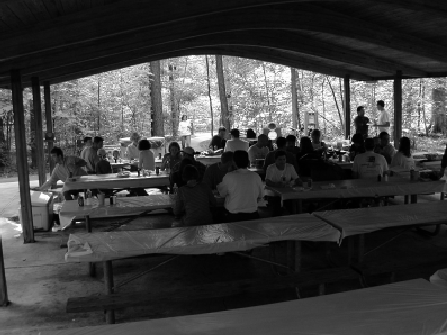
//> input picture Parcial 1/Tema 3 - Operaciones en el dominio frecuencial/tp5e4/reunion.png, 447 x 335 px
$ ./main   (built with g++ and OpenCV 4)
//> lines starting //> are read from the running program, lines starting //| are printed output that depends on the picture
### parcial_practica/pdi_functions.h
/*
 * PDI_functions
 */
#ifndef PDI_FUNCTIONS_H
#define PDI_FUNCTIONS_H
#include <iostream>
#include <opencv2/opencv.hpp>
#include <vector>

/**Funciones auxiliares C++
 */
namespace pdi{
	typedef unsigned char byte;

	/**Modifica la matriz para que todos los valores queden dentro del rango,
	los valores fuera del rango se setean al extremo más cercano.
	*/
	void clamp(cv::Mat& mat, double lowerBound, double upperBound);

	/**Imprime información de tipo y tamaño.
	 */
	void info(const cv::Mat &m, std::ostream &out = std::cout);

	/**Imprime valores estadísticos: mínimo, máximo, media, desvío.
	BUG: max, min, funcionan sólo con imágenes de un canal.
	*/
	void stats(const cv::Mat &m, std::ostream &out = std::cout);

	/**Muestra en pantalla la matriz
	 */
	void print(const cv::Mat &image, std::ostream &out = std::cout);

	/**Realiza el intercambio al copiar elemento a elemento
	Deben ser matrices de igual tamaño
	*/
	void swap_copy(cv::Mat &a, cv::Mat &b);

	/**Desplaza la imagen de modo que el la componente f0 ocupe el píxel central
	Usado para visualizar la transformada de Fourier.
	*/
	cv::Mat fft_shift(const cv::Mat &image);
	/**Función inversa a fft_shift, equivalente a ésta si la dimensión es par
	 * Utilizado en la creación de filtros
	 */
	cv::Mat ifft_shift(const cv::Mat &image);

	/**Igual que fft_shift
	*/
	void centre(cv::Mat &imagen);

	/** Histograma uniforme de una imagen de un canal de 8bits.
	\param mask permite seleccionar una región a procesar
	 */
	cv::Mat histogram(const cv::Mat &image, int levels, const cv::Mat &mask=cv::Mat());

	/**Dibuja un gráfico de líneas en el canvas.
	 * \param data vector con los valores a graficar,
	 * rango [0,1] para flotantes o [0,MAX] para enteros, que se mapean del borde inferior al superior.
	 * \param color, color de las líneas
	 */
	cv::Mat draw_graph(
		const cv::Mat &data,
		cv::Scalar color = cv::Scalar::all(255)
	);

	/**Wrapper para poder dibujar datos en un std::vector
	 */
	template<class T>
	cv::Mat draw_graph(
		const std::vector<T> &data,
		cv::Scalar color = cv::Scalar::all(255)
	);

	/**Devuelve un gráfico de líneas comparativo.
	 */
	cv::Mat draw_graph(
		const std::vector<cv::Mat> &data,
		const std::vector<cv::Scalar> colour
	);


	/**Copia la imagen a una cuyas dimensiones hacen eficiente la fft
	 */
	cv::Mat optimum_size(const cv::Mat &image);

	/**Devuelve la magnitud logarítmica del espectro, centrada.
	Úsese para visualización.
	\param image debe ser de 32F
	*/
	cv::Mat spectrum(const cv::Mat &image);

	/**Devuelve la convolución.
	Kernel centrado, borde constante.
	*/
	cv::Mat convolve(const cv::Mat &image, const cv::Mat &kernel);


	/**Concatena las imágenes.
	 * Los tamaños deberían concordar.
	 */
	cv::Mat mosaic( const cv::Mat &a, const cv::Mat &b, bool vertical=true );

	/**Concatena las imágenes en el vector
	 * Los tamaños deberían concordar.
	 \param r: número de filas
	 */
	cv::Mat mosaic( const std::vector<cv::Mat> &images, size_t r=1);

	/**Devuelve los mapeos para rgb.
	 * Las matrices son de tipo 8U
	 */
	std::vector<cv::Mat> load_colormap(const char *filename);

	/**Rota la imagen en sentido antihorario
	\param angle en grados
	*/
	cv::Mat rotate(cv::Mat image, double angle);

	/**Realiza el filtrado en frecuencia
	\param image matriz 32F, un canal.
	\param filtro de magnitud, descentrado.
	*/
	cv::Mat filter(cv::Mat image, cv::Mat filtro);


	/**Devuelve una imagen descentrada de la magnitud de un filtro ideal
	\param corte frecuencia de corte relativa. 0.5 corresponde un círculo inscripto
	 */
	cv::Mat filter_ideal(size_t rows, size_t cols, double corte);

	/**Devuelve una imagen descentrada de la magnitud de un filtro butterworth
	 */
	cv::Mat filter_butterworth(size_t rows, size_t cols, double corte, size_t order);

	/**Devuelve una imagen descentrada de la magnitud de un filtro gaussiano
	 */
	cv::Mat filter_gaussian(size_t rows, size_t cols, double corte);


	/**Devuelve una matriz compleja dada su magnitud y fase
	 */
	cv::Mat polar_combine(const cv::Mat &magnitud, const cv::Mat &phase);

	/**Dada una matriz compleja, devuelve su magnitud
	 */
	cv::Mat magnitude(const cv::Mat &image);

	/**Dada una matriz compleja, devuelve su fase
	 */
	cv::Mat phase(const cv::Mat &image);

	/**Devuelve un filtro de desenfoque dadas las velocidades de desplazamiento horizontal y vertical
	 */
	cv::Mat motion_blur(cv::Size size, double a, double b);
}


//Implementation
#include <fstream>
#include <limits>
namespace pdi{
	inline void clamp(cv::Mat& mat, double lowerBound, double upperBound){
		cv::min(cv::max(mat, lowerBound), upperBound, mat);
	}

	// [29 lines left out: functions info, stats, not called in this run]

	inline void print(const cv::Mat &image, std::ostream &out){
		out << image;
	}

	// [94 lines left out: functions swap_copy, fft_shift, ifft_shift, histogram, not called in this run]

	namespace{
		/**Dibuja un gráfico de líneas en el canvas. Función auxiliar
		 * \param data vector con los valores a graficar,
		 * rango [0,1] para flotantess o [0,MAX] para enteros, que se mapean del borde inferior al superior.
		 */
		cv::Mat draw_graph(
			cv::Mat &canvas,
			const cv::Mat &data,
			cv::Scalar color = cv::Scalar::all(255),
			double scale = 1
		);

		/**Dibuja un gráfico de líneas en el canvas.
		 * wrapper para aceptar std::vector
		 */
		template<class T>
		cv::Mat draw_graph(cv::Mat &canvas, const std::vector<T> &data);
	}

	template<class T>
	inline cv::Mat draw_graph(const std::vector<T> &data, cv::Scalar color){
		return draw_graph(cv::Mat(data), color);
	}

	// [20 lines left out: function draw_graph, not called in this run]


	namespace {
		// [29 lines left out: function draw_graph, not called in this run]

		template<class T>
		inline cv::Mat draw_graph(cv::Mat &canvas, const std::vector<T> &data){
			return draw_graph(canvas, cv::Mat(data));
		}

	}

	// [44 lines left out: functions draw_graph, optimum_size, spectrum, convolve, not called in this run]

	inline cv::Mat mosaic( const cv::Mat &a, const cv::Mat &b, bool vertical ){
		cv::Mat big;
		if(vertical)
			cv::vconcat(a, b, big); //sin documentación
		else
			cv::hconcat(a, b, big); //sin documentación

		return big;
	}

	// [61 lines left out: functions mosaic, load_colormap, rotate, filter, not called in this run]

	namespace{
		template <class T>
		inline T square(T x){
			return x*x;
		}
		double distance2( double x1, double y1, double x2, double y2 ){
			return square(x2-x1) + square(y2-y1);
		}
	}

	// [105 lines left out: functions filter_ideal, filter_butterworth, filter_gaussian, polar_combine, magnitude, phase and 1 more, not called in this run]
}

/**\example ejemplo.cpp
 */

#endif /* PDI_FUNCTIONS_H */

### parcial_practica/concatenar_v_gray.cpp
#include "opencv2/opencv.hpp"
#include "opencv2/highgui/highgui.hpp"
#include "iostream"
#include "pdi_functions.h"
#include "opencv2/video/tracking.hpp"
#include "djr_functions.h"

using namespace std;
using namespace pdi;
using namespace cv;

Mat concatenar_v_gray(vector<Mat> imagenes) {

	for(int k=1;k<imagenes.size();k++) {

		int filas = imagenes[k].rows;
		int columnas = imagenes[k].cols;

		resize(imagenes[k],imagenes[k],{imagenes[0].cols,imagenes[0].cols*filas/columnas},0,0,CV_INTER_LINEAR);

		if (imagenes[k].channels() == 3)
			cvtColor(imagenes[k],imagenes[k],CV_BGR2GRAY);
	}

	Mat concatenacion = imagenes[0];

	for(int k=1;k<imagenes.size();k++) {
		concatenacion = mosaic(concatenacion,imagenes[k],true);
	}

	return concatenacion;
}

### Parcial 1/Tema 3 - Operaciones en el dominio frecuencial/tp5e4/main.cpp
#include "opencv2/opencv.hpp"
#include "opencv2/highgui/highgui.hpp"
#include "iostream"
#include "pdi_functions.h"
#include "opencv2/video/tracking.hpp"
#include "djr_functions.h"

using namespace std;
using namespace pdi;
using namespace cv;

int main(int argc, char** argv) {

	Mat reunion = imread("reunion.png",CV_LOAD_IMAGE_GRAYSCALE);
//> reunion is the input picture: 335 rows x 447 cols, CV_8UC1; min 0, max 255, mean 61.5
	Mat casilla = imread("casilla.png",CV_LOAD_IMAGE_GRAYSCALE);
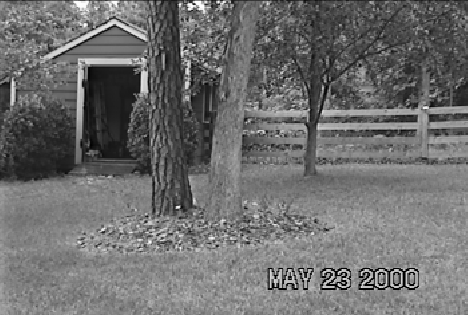
//> input picture Parcial 1/Tema 3 - Operaciones en el dominio frecuencial/tp5e4/casilla.png, 468 x 315 px
//> casilla is the input picture: 315 rows x 468 cols, CV_8UC1; min 0, max 254, mean 110.2

	Mat reunion_eq;
	equalizeHist(reunion,reunion_eq);
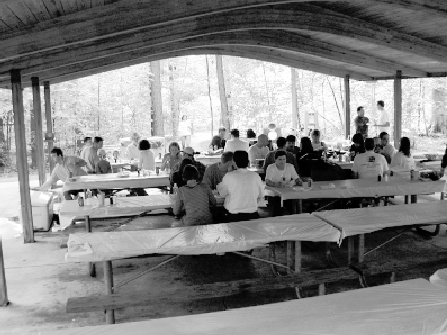
//> reunion_eq: 335 rows x 447 cols, CV_8UC1; min 0, max 255, mean 128.7
	imwrite("reunion_eq.png",reunion_eq);

	Mat casilla_eq;
	equalizeHist(casilla,casilla_eq);
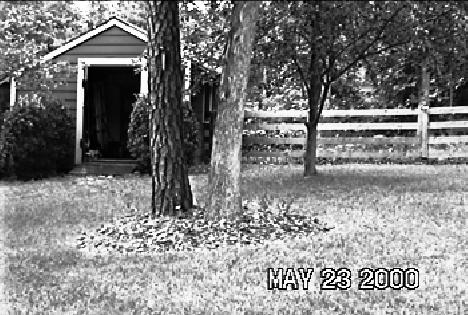
//> casilla_eq: 315 rows x 468 cols, CV_8UC1; min 0, max 255, mean 128.5
	imwrite("casilla_eq.png",casilla_eq);

	vector<Mat> imagenes = {reunion,reunion_eq,casilla,casilla_eq};
	Mat mosaico = concatenar_v_gray(imagenes);
//> the loop in concatenar_v_gray, `for(int k=1;k<imagenes.size();k++)` made 3 passes
//> (filas, columnas) on passes 1 to 3: (335, 447), (315, 468), (315, 468)
//> the loop in concatenar_v_gray, `for(int k=1;k<imagenes.size();k++)` made 3 passes
//> pass 1, in mosaic, `cv::vconcat(a, b, big);`:
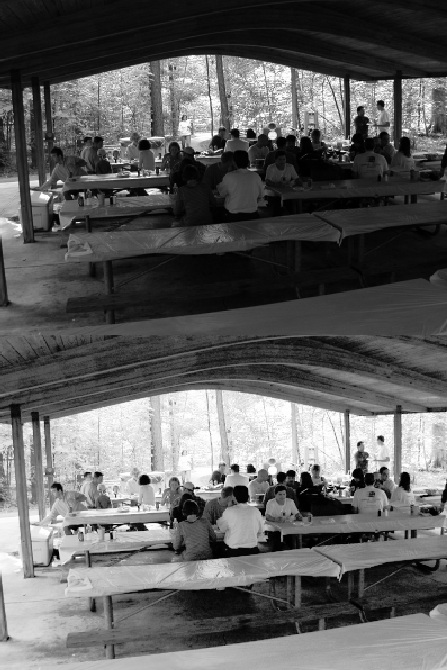
//> big: 670 rows x 447 cols, CV_8UC1; min 0, max 255, mean 95.1
//> pass 2, in mosaic (call 2), `cv::vconcat(a, b, big);`:
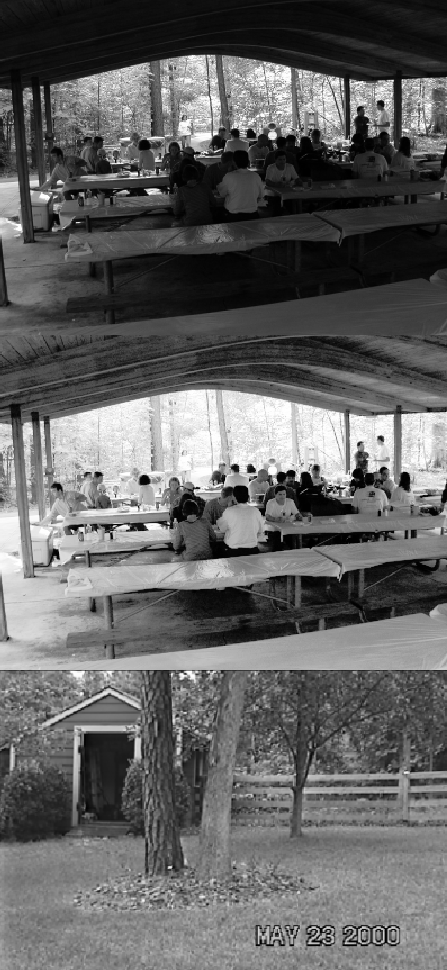
//> big: 970 rows x 447 cols, CV_8UC1; min 0, max 255, mean 99.8
//> pass 3, in mosaic (call 3), `cv::vconcat(a, b, big);`:
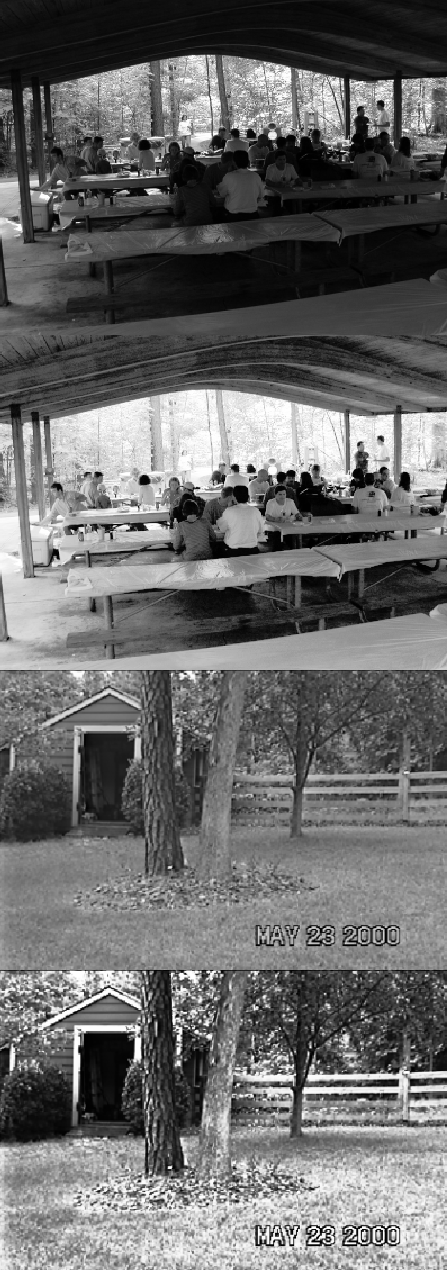
//> big: 1270 rows x 447 cols, CV_8UC1; min 0, max 255, mean 106.5

	namedWindow("Resultados",CV_WINDOW_KEEPRATIO); //reserva ventana para imagen
	imshow("Resultados",mosaico); //muestra la imagen en la ventana
	waitKey(); //espera a una tecla para cerrar la ventana de la imagen

	return 0;
}
